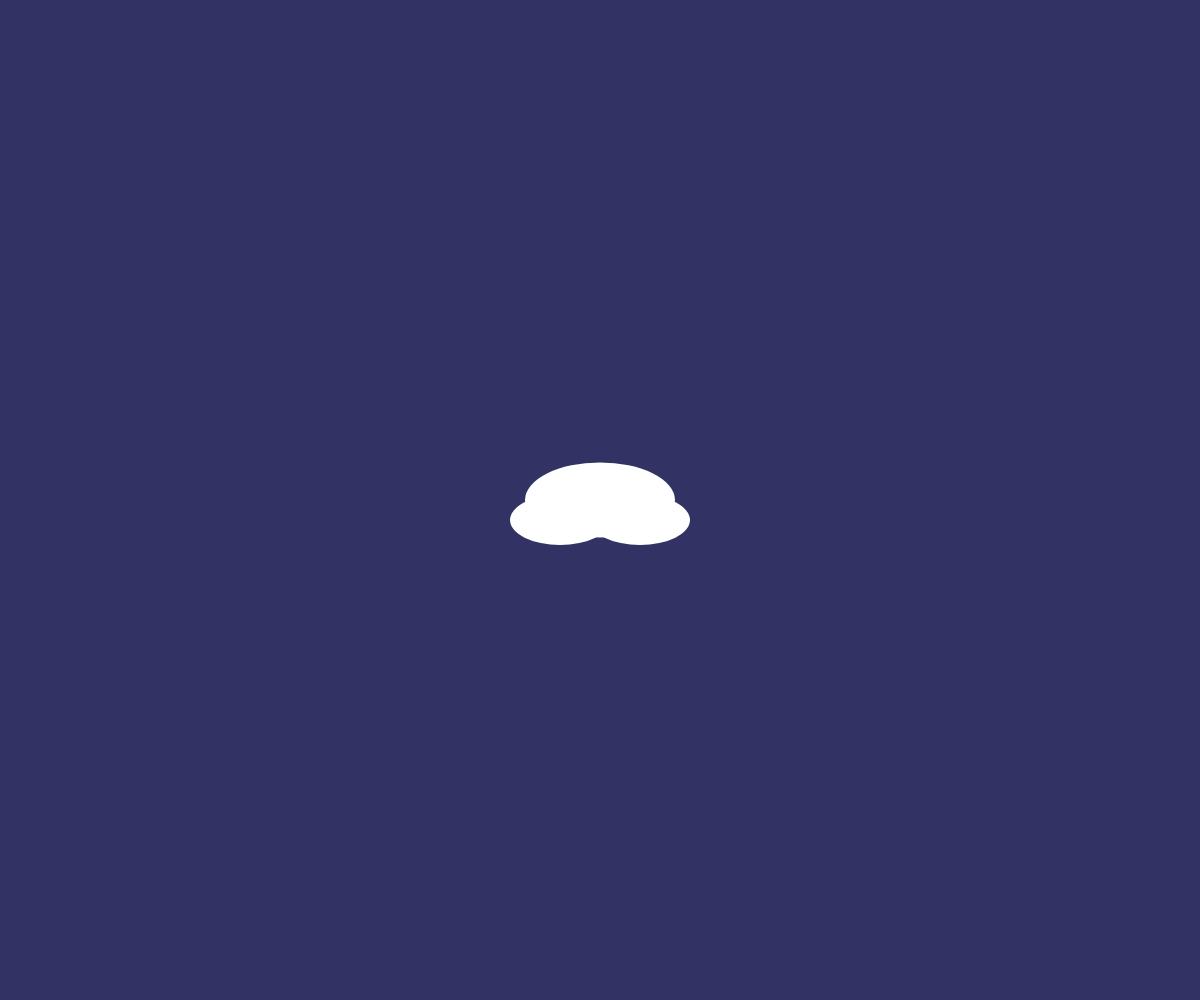
Frame 1 (no input)
Frame 60 (no input): identical to frame 1, image omitted
Frame 120 (the mouse pressed at the canvas centre since frame 60): identical to frame 1, image omitted

The p5.js sketch that drew this single still picture (run headless with seeded random() and noise() and a simulated clock; from frame 60 on, the mouse is pressed at the canvas centre):

// p5.js sketch
// ── sketch.js
let cloudSize=150;
let dreamColor;
let starX,starY,starSize;
let targetX,targetY;
let speed=4;
let moving=false;

function setup() {
  createCanvas(windowWidth,windowHeight);
  starX=width/2;
  starY=height/2;
  starSize=0;
  dreamColor=color(255);
}

function draw() {
  background(50,50,100); // Night themed background

  // Cloud in the center of the window
  fill(255);
  noStroke();
  ellipse(width / 2, height / 2, cloudSize, cloudSize / 2);
  ellipse(width / 2 - 40, height / 2 + 20, cloudSize / 1.5, cloudSize / 3);
  ellipse(width / 2 + 40, height / 2 + 20, cloudSize / 1.5, cloudSize / 3);

  // Move the star towards the cloud
  if (moving) {
    let distToCloud=dist(starX,starY,targetX,targetY);
    if (distToCloud>1) {
      // Move the star toward the center of the cloud
      let angle=atan2(targetY-starY,targetX-starX);
      starX += cos(angle)*speed;
      starY += sin(angle)*speed;
    } else {
      // Once the star reaches the cloud, make it disappear
      starSize=0;
      moving=false;
    }
  }

  // Display the star
  fill(dreamColor);
  noStroke();
  ellipse(starX,starY,starSize);
}

// When the mouse is pressed, create a new star and make it travel to the cloud
function mousePressed() {
  starX=mouseX;
  starY=mouseY;
  starSize=random(20,80);
  dreamColor=color(random(255),random(255),random(255));

  // Target to the center of the cloud
  targetX=width / 2;
  targetY=height / 2;

  // Start moving the star
  moving=true;
}
